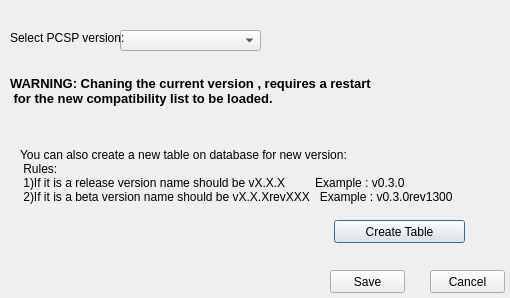
<?xml version="1.0" encoding="UTF-8"?>
<ui version="4.0">
 <class>compatibilityDialogClass</class>
 <widget class="QDialog" name="compatibilityDialogClass">
  <property name="geometry">
   <rect>
    <x>0</x>
    <y>0</y>
    <width>510</width>
    <height>298</height>
   </rect>
  </property>
  <property name="windowTitle">
   <string>compatibilityDialog</string>
  </property>
  <widget class="QComboBox" name="compCombo">
   <property name="geometry">
    <rect>
     <x>120</x>
     <y>30</y>
     <width>141</width>
     <height>21</height>
    </rect>
   </property>
  </widget>
  <widget class="QLabel" name="label">
   <property name="geometry">
    <rect>
     <x>10</x>
     <y>30</y>
     <width>151</width>
     <height>16</height>
    </rect>
   </property>
   <property name="text">
    <string>Select PCSP version:</string>
   </property>
  </widget>
  <widget class="QLabel" name="label_2">
   <property name="geometry">
    <rect>
     <x>10</x>
     <y>70</y>
     <width>431</width>
     <height>41</height>
    </rect>
   </property>
   <property name="font">
    <font>
     <pointsize>10</pointsize>
     <weight>75</weight>
     <bold>true</bold>
    </font>
   </property>
   <property name="text">
    <string>WARNING: Chaning the current version , requires a restart
 for the new compatibility list to be loaded.</string>
   </property>
  </widget>
  <widget class="QLabel" name="label_3">
   <property name="geometry">
    <rect>
     <x>20</x>
     <y>130</y>
     <width>471</width>
     <height>91</height>
    </rect>
   </property>
   <property name="font">
    <font>
     <pointsize>9</pointsize>
    </font>
   </property>
   <property name="text">
    <string>You can also create a new table on database for new version:
 Rules:
 1)If it is a release version name should be vX.X.X         Example : v0.3.0
 2)If it is a beta version name should be vX.X.XrevXXX   Example : v0.3.0rev1300</string>
   </property>
  </widget>
  <widget class="QPushButton" name="createTableButton">
   <property name="geometry">
    <rect>
     <x>334</x>
     <y>220</y>
     <width>131</width>
     <height>23</height>
    </rect>
   </property>
   <property name="text">
    <string>Create Table</string>
   </property>
  </widget>
  <widget class="QPushButton" name="saveButton">
   <property name="geometry">
    <rect>
     <x>330</x>
     <y>270</y>
     <width>75</width>
     <height>23</height>
    </rect>
   </property>
   <property name="text">
    <string>Save</string>
   </property>
  </widget>
  <widget class="QPushButton" name="cancelButton">
   <property name="geometry">
    <rect>
     <x>430</x>
     <y>270</y>
     <width>75</width>
     <height>23</height>
    </rect>
   </property>
   <property name="text">
    <string>Cancel</string>
   </property>
  </widget>
 </widget>
 <layoutdefault spacing="6" margin="11"/>
 <resources/>
 <connections>
  <connection>
   <sender>createTableButton</sender>
   <signal>clicked()</signal>
   <receiver>compatibilityDialogClass</receiver>
   <slot>createTable()</slot>
   <hints>
    <hint type="sourcelabel">
     <x>399</x>
     <y>231</y>
    </hint>
    <hint type="destinationlabel">
     <x>254</x>
     <y>152</y>
    </hint>
   </hints>
  </connection>
  <connection>
   <sender>saveButton</sender>
   <signal>clicked()</signal>
   <receiver>compatibilityDialogClass</receiver>
   <slot>saveButton()</slot>
   <hints>
    <hint type="sourcelabel">
     <x>367</x>
     <y>281</y>
    </hint>
    <hint type="destinationlabel">
     <x>254</x>
     <y>158</y>
    </hint>
   </hints>
  </connection>
  <connection>
   <sender>cancelButton</sender>
   <signal>clicked()</signal>
   <receiver>compatibilityDialogClass</receiver>
   <slot>cancelButton()</slot>
   <hints>
    <hint type="sourcelabel">
     <x>467</x>
     <y>281</y>
    </hint>
    <hint type="destinationlabel">
     <x>254</x>
     <y>158</y>
    </hint>
   </hints>
  </connection>
 </connections>
 <slots>
  <slot>createTable()</slot>
  <slot>cancelButton()</slot>
  <slot>saveButton()</slot>
 </slots>
</ui>
